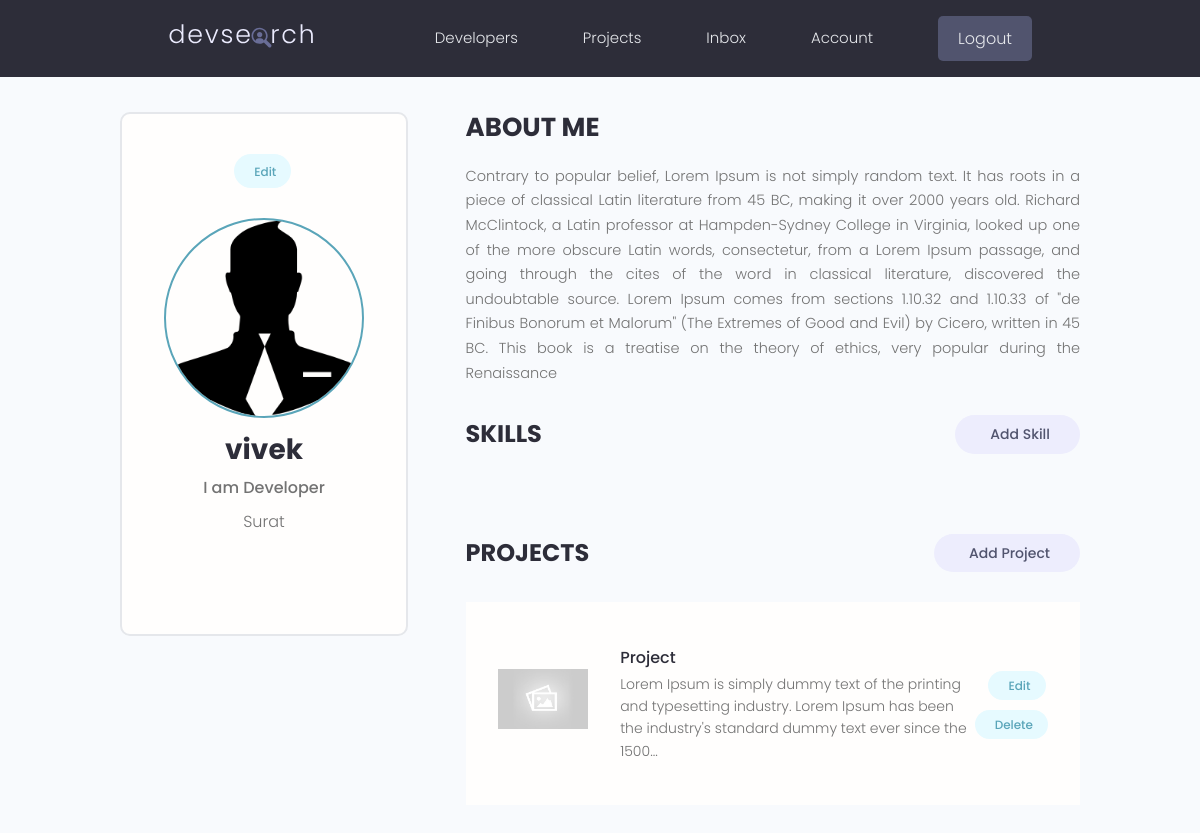
The app's page /account/ (signed in), older data.
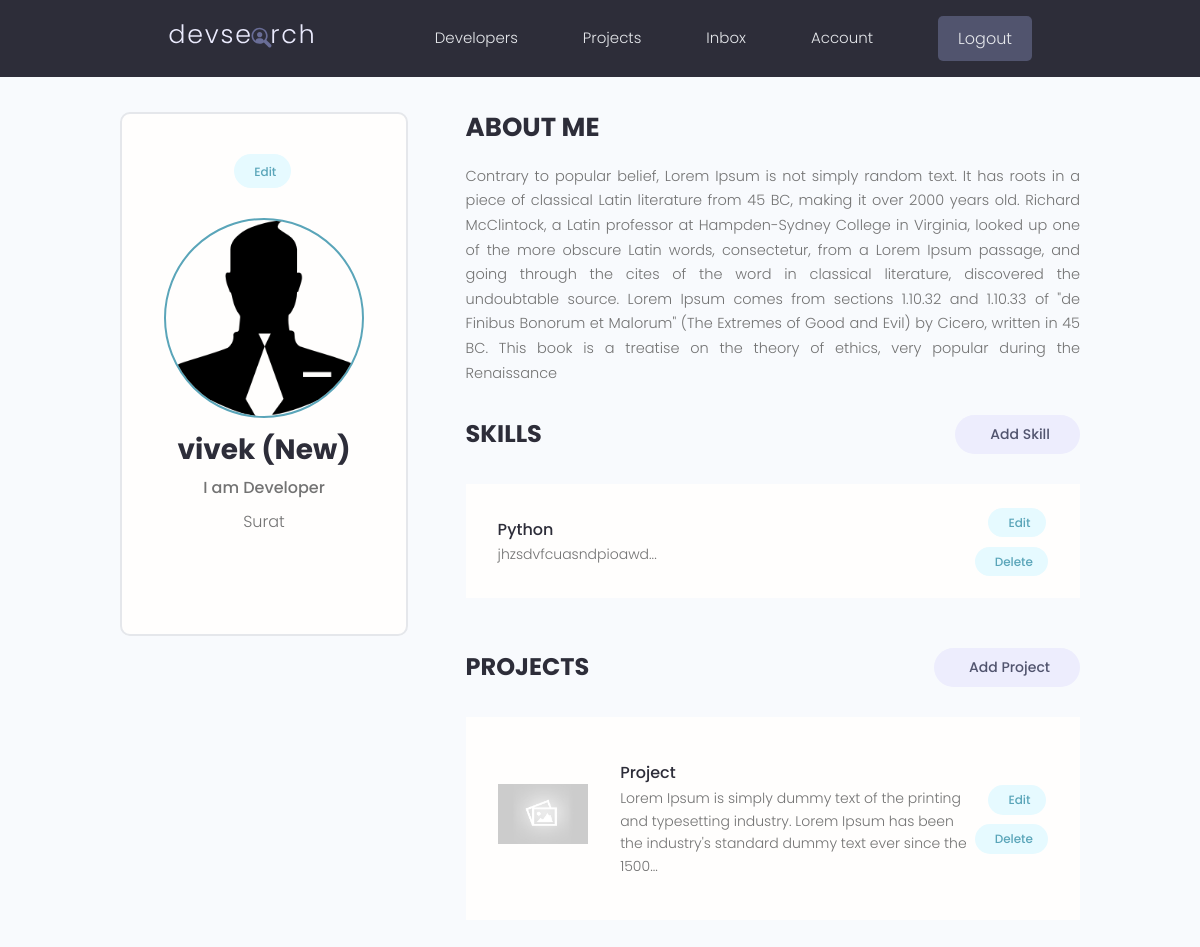
The same page, newer data.
### users/models.py (models this page shows, shortened)
class Profile(models.Model):
    user = models.OneToOneField(User, on_delete=models.CASCADE, null= True,blank=True)
    name = models.CharField(max_length=200,blank=True,null=True)
    email = models.EmailField(max_length=500,blank=True,null=True)
    username = models.CharField(max_length=200, blank=True, null=True)
    location = models.CharField(max_length=200,blank=True,null=True)
    short_intro = models.CharField(max_length=200,blank=True,null=True)
    bio = models.TextField(blank=True,null=True)
    profile_image = models.ImageField(null=True,blank=True,upload_to='profiles/', default="profiles/user-default.png")
    social_github = models.CharField(max_length=200,blank=True,null=True)
    social_stackoverflow = models.CharField(max_length=200,blank=True,null=True)
    social_twitter = models.CharField(max_length=200,blank=True,null=True)
    social_linkedin = models.CharField(max_length=200,blank=True,null=True)
    social_youtube = models.CharField(max_length=200,blank=True,null=True)
    social_instagram = models.CharField(max_length=200,blank=True,null=True)
    social_facebook = models.CharField(max_length=200,blank=True,null=True)
    social_snapchat = models.CharField(max_length=200,blank=True,null=True)
    social_website = models.CharField(max_length=200,blank=True,null=True)
    created = models.DateTimeField(auto_now_add=True)
    id = models.UUIDField(default=uuid.uuid4, unique=True, primary_key=True,editable=False)
    @property
    def imageURL(self):
        try:
            url = self.profile_image.url
        except:
            url = ''
        return url
    class Meta:
        ordering = ['created']

class Skill(models.Model):
    owner = models.ForeignKey(Profile, on_delete=models.CASCADE,null=True,blank=True)
    name = models.CharField(max_length=200,blank=True,null=True)
    description = models.TextField(blank=True,null=True)
    created = models.DateTimeField(auto_now_add=True)
    id = models.UUIDField(default=uuid.uuid4, unique=True, primary_key=True,editable=False)

### projects/models.py (models this page shows, shortened)
class Project(models.Model):
    owner = models.ForeignKey(Profile, null=True, blank=True, on_delete=models.CASCADE)
    title = models.CharField(max_length=200)
    description = models.TextField(null=True,blank=True)
    featured_image = models.ImageField(null=True,blank=True,default="default.jpg")
    demo_link = models.CharField(max_length=2000, null=True, blank=True)
    source_link = models.CharField(max_length=2000, null=True, blank=True)
    tags = models.ManyToManyField('Tag', blank=True)
    vote_total = models.IntegerField(default=0,null=True, blank=True)
    vote_ratio = models.IntegerField(default=0,null=True, blank=True)
    created = models.DateTimeField(auto_now_add=True)
    id = models.UUIDField(default=uuid.uuid4, unique=True, primary_key=True,editable=False)
    class Meta:
        ordering = ['-vote_ratio','-vote_total','title']
    @property
    def imageURL(self):
        try:
            url = self.featured_image.url
        except:
            url = ''
        return url

### users/views.py (the view)
# urls.py: path('account/', views.userAccount,name="account"),
@login_required(login_url='login')
def userAccount(request):
    profile = request.user.profile
    skills = profile.skill_set.all()
    projects = profile.project_set.all()
    context ={'profile':profile,
               'skills':skills,
               'projects':projects
               }
    return render(request, 'users/account.html',context)

### users/templates/users/account.html (shortened to what this page needs)
{% extends 'main.html' %}
{% block content %}
  <main class="settingsPage profile my-md">
    <div class="container">
      <div class="layout">
        <div class="column column--1of3">
          <div class="card text-center">
            <div class="card__body dev">
              <a class="tag tag--pill tag--main settings__btn" href="{% url 'edit-account' %}"> Edit</a>
              <img class="avatar avatar--xl dev__avatar" src="{{profile.imageURL}}" />
              <h2 class="dev__name">{{profile.name}}</h2>
              <p class="dev__title">{{profile.short_intro}}</p>
              <p class="dev__location">{{profile.location}}</p>
            </div>
          </div>
        </div>
        <div class="column column--2of3">
          <div class="devInfo">
            <h3 class="devInfo__title">About Me</h3>
            <p class="devInfo__about">
              {{profile.bio}}
            </p>
          </div>
          <div class="settings">
            <h3 class="settings__title">Skills</h3>
            <a class="tag tag--pill tag--sub settings__btn tag--lg" href="{% url 'create-skill' %}"> Add Skill</a>
          </div>
          <table class="settings__table">
            {% for skill in skills %}
                <tr>
                <td class="settings__tableInfo">
                    <h4>{{skill.name}}</h4>
                    <p>
                        {{skill.description|slice:150}}...
                    </p>
                </td>
                <td class="settings__tableActions">
                    <a class="tag tag--pill tag--main settings__btn" href="{% url 'update-skill' pk=skill.id %}"> Edit</a>
                    <a class="tag tag--pill tag--main settings__btn" href="{% url 'delete-skill' pk=skill.id %}?next=/account">
                    Delete</a>
                </td>
                </tr>
            {% endfor %}
          </table>
          <div class="settings">
            <h3 class="settings__title">Projects</h3>
            <a class="tag tag--pill tag--sub settings__btn tag--lg" href="{% url 'create-project' %}"> Add Project</a>
          </div>
          <table class="settings__table">
            {% for project in projects %}
                <tr>
                <td class="settings__thumbnail">
                    <a href="{% url 'project' pk=project.id %}"><img src="{{project.imageURL}}" alt="Project Thumbnail" /></a>
                </td>
                <td class="settings__tableInfo">
                    <a href="{% url 'project' pk=project.id %}">{{project.title}}</a>
                    <p>
                    {{project.description|slice:"150"}}...
                    </p>
                </td>
                <td class="settings__tableActions">
                    <a class="tag tag--pill tag--main settings__btn" href="{% url 'update-project' pk=project.id %}"> Edit</a>
                    <a class="tag tag--pill tag--main settings__btn" href="{% url 'delete-project' pk=project.id %}?next=/account">
                    Delete</a>
                </td>
                </tr>
            {% endfor %}
          </table>
        </div>
      </div>
    </div>
  </main>
{% endblock content %}

Row changes from the older to the newer data that the page shows:
changed Profile "I am Developer": name "vivek" → "vivek (New)"
added Skill: name "Python", description "jhzsdvfcuasndpioawd"
